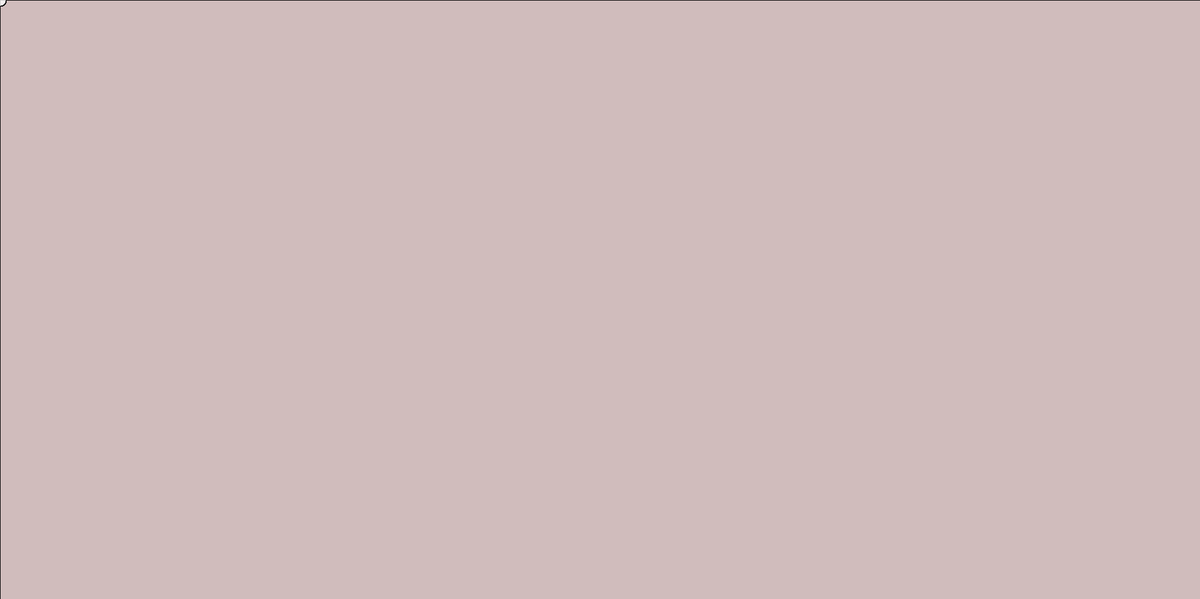
Frame 1 (no input)
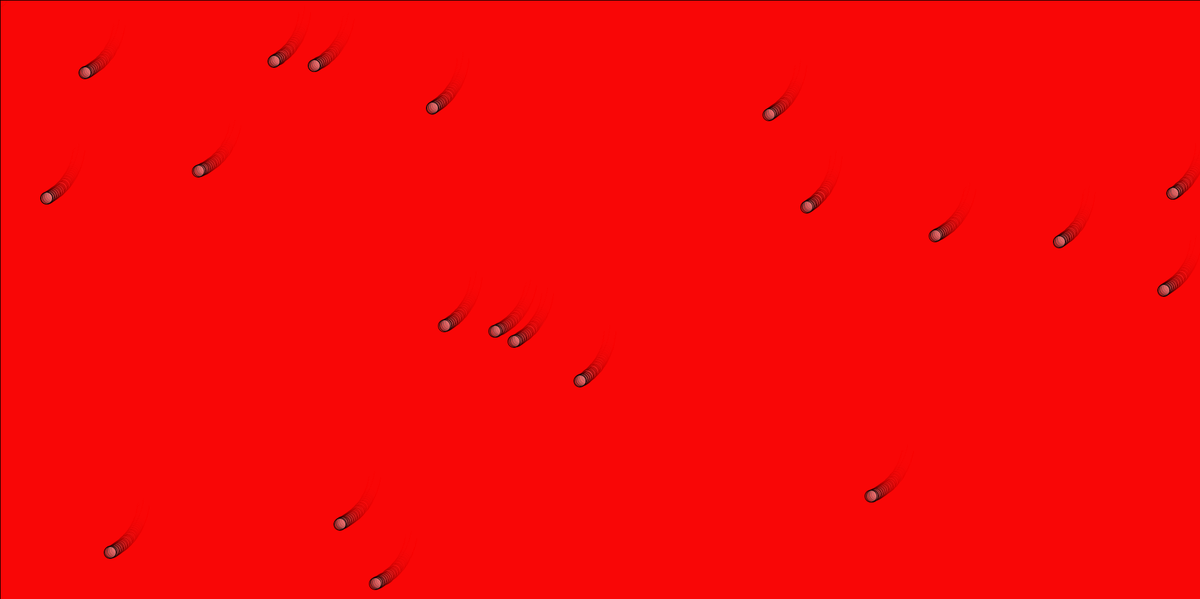
Frame 60 (the mouse pressed at the canvas centre just before this capture)
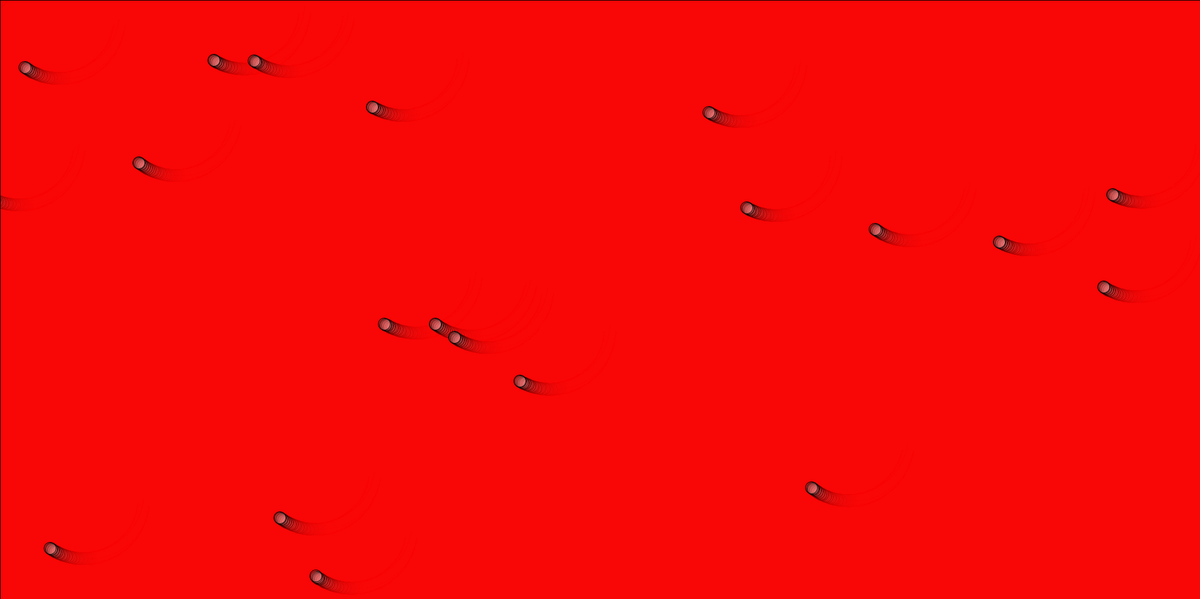
Frame 120 (the mouse held since frame 60 and released just before this capture)

The Processing sketch that drew these frames (run headless with seeded random() and noise(); from frame 60 on, the mouse is pressed at the canvas centre):

// Processing sketch: processing_27727
// ── processing_27727.pde

Circle [] circles;
int f;

void setup(){
  f=0;
  size(2000,999);
  smooth();
  circles = new Circle[20];
  for(int i=0;i<circles.length;i++){
    f++;
    circles[i] = new Circle(f,random(width),random(height));
   if(i%2 == 0){
     f--;
   }
  }
}

void draw(){
  fill(255,0,0,20);
  rect(0,0,width,height);
  for(int i=0;i<circles.length;i++){
    circles[i].display();
    circles[i].rotation();
  }
}










class Circle{
  float a, radius;
  float xCirc;
  float yCirc;
  float xPos, yPos;
  
  
  Circle(float angle, float xPos1, float yPos1){
    radius = 100;
    a = angle;
    xPos = xPos1;
    yPos = yPos1;
    
  }
  
  void rotation(){
    
    yCirc = sin(radians(a))*radius + (yPos);
    xCirc = cos(radians(a))*radius + (xPos);
    a++; 
  }
  void display(){
    fill(255,20);
    ellipse(xCirc,yCirc,20,20);
    
  }
}
